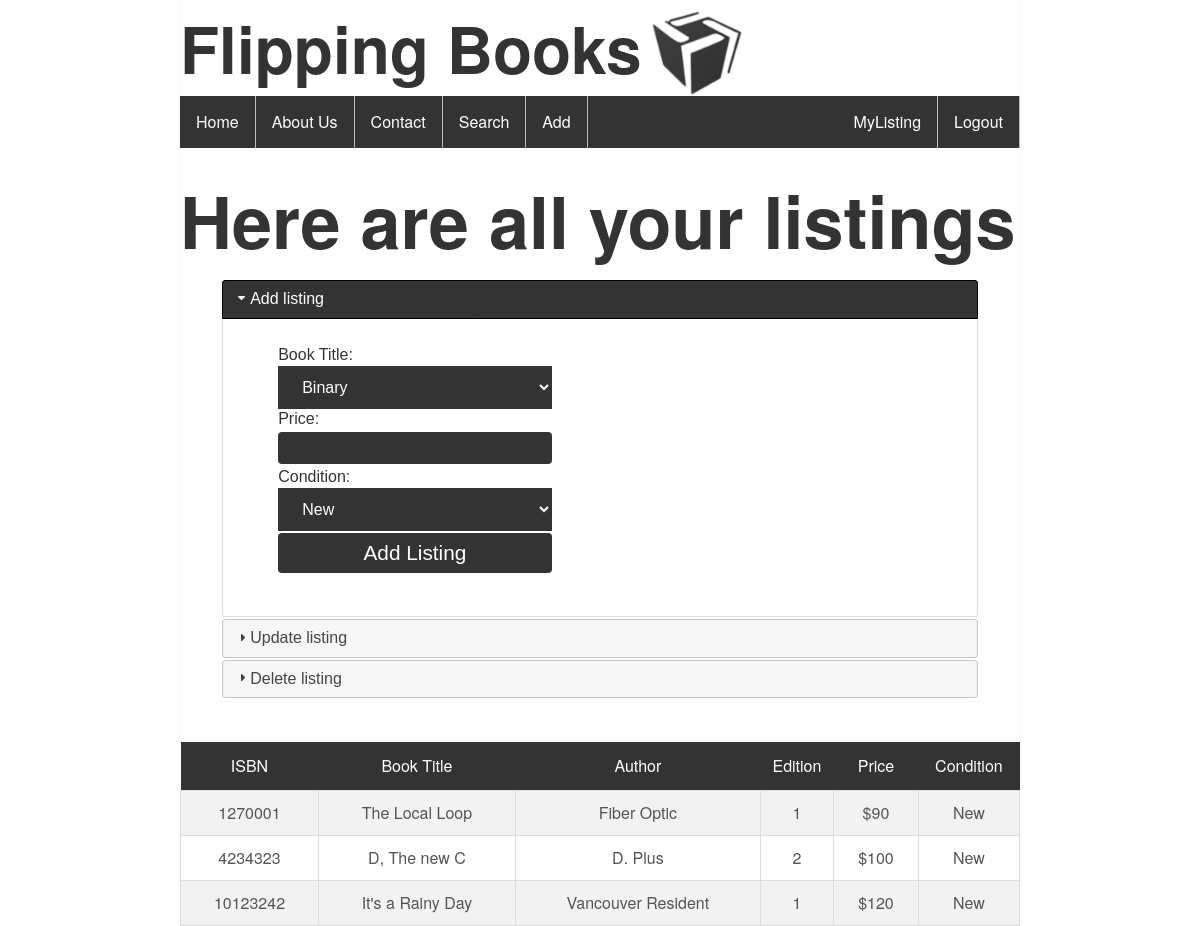
The app's page /mylisting (signed in) with its own data.
### main/models.py (models this page shows, shortened)
class Book(models.Model):
    ISBN = models.BigIntegerField(primary_key=True)
    Title = models.CharField(max_length=255)
    Author = models.CharField(max_length=255)
    Edition = models.CharField(max_length=255)

### main/views.py (the view, shortened to what this page needs)
# urls.py: url(r'^mylisting', views.my_listing, name='mylisting'),
def my_listing(request):
    if request.user.is_authenticated():
        current_user = str(request.user.id)
        add_form = AddListingForm()
        delete_form = DeleteListingForm(user=current_user)
        update_form = UpdateListingForm(user=current_user)
        error_message = None
        mine = Sql.my_listings(current_user)
        return render(request, 'main/registered/mylisting.html',
                      context={'listings': mine, 'add': add_form, 'delete': delete_form,
                               'update': update_form, 'error_message': error_message})
    else:
        return login_r(request)

### main/forms.py
class AddListingForm(forms.Form):
    def __init__(self, *args, **kwargs):
        super(AddListingForm, self).__init__(*args, **kwargs)
        self.fields['isbn'] = forms.ChoiceField(label="Book Title", choices=Ddl.add_listing(), required=True)
        self.fields['price'] = forms.IntegerField(label="Price", required=True)
        self.fields['condition'] = forms.ChoiceField(label="Condition", choices=condition, required=True)
    class Meta:
        fields = ['isbn', 'price', 'condition', ]

class DeleteListingForm(forms.Form):
    def __init__(self, *args, **kwargs):
        user = kwargs.pop('user')
        super(DeleteListingForm, self).__init__(*args, **kwargs)
        self.fields['isbn'] = forms.ChoiceField(label="Book Title", choices=Sql.get_delete_ddl(user), required=True)
    class Meta:
        fields = ['isbn']

### main/map.py (called while the page is built)
    @staticmethod
    def add_listing():
        return Sql.get_add_ddl()

### main/sql.py (called while the page is built)
def sql_str(text):
    if type(text) is int:
        return str(text)
    else:
        text = text.replace('\'', '\'\'')
        return '\'' + text + '\''

    @staticmethod
    def my_listings(current_user):
        db = connection.cursor()
        sql = "SELECT b.isbn, b.Title, b.Author, b.Edition, l.Price, l.BookCondition " \
               "FROM main_Listing l, main_Book b " \
               "WHERE l.ISBN = b.ISBN " \
               "AND l.username = " + sql_str(current_user) + " ORDER BY l.price ASC "
        db.execute(sql)
        return db.fetchall()

    @staticmethod
    def get_delete_ddl(user):
        db = connection.cursor()
        sql = "SELECT l.isbn, b.title " \
              "FROM main_listing l " \
              "JOIN main_book b ON l.isbn = b.isbn " \
              "WHERE l.username = " + sql_str(user) + " ORDER BY b.title ASC"
        db.execute(sql)
        return db.fetchall()

    @staticmethod
    def get_add_ddl():
        db = connection.cursor()
        sql = "SELECT isbn, title " \
              "FROM main_book ORDER BY title ASC"
        db.execute(sql)
        return db.fetchall()

### main/templates/main/registered/mylisting.html (shortened to what this page needs)
{%  extends 'main/base.html' %}
{% block content %}
    <h1 class="innerHeading">Here are all your listings</h1>
    <div id="accordion" style="width:90%;margin: auto;">
        <h3 class="background">Add listing</h3>
        <div>
            <form class="register-form" action="mylisting" method="post">
                {{ add.as_p }}
                <input type="submit" name="add" value="Add Listing" />
            </form>
        </div>
        <h3 class="background">Update listing</h3>
        <h3 class="background">Delete listing</h3>
    </div>
    <table class="table">
        <tr>
            <th>ISBN</th>
            <th>Book Title</th>
            <th>Author</th>
            <th>Edition</th>
            <th>Price</th>
            <th>Condition</th>
        </tr>
        {% for listing in listings %}
            <tr>
                <td>{{ listing.0 }}</td>
                <td>{{ listing.1 }}</td>
                <td>{{ listing.2 }}</td>
                <td>{{ listing.3 }}</td>
                <td>${{ listing.4 }}</td>
                <td>{{ listing.5 }}</td>
            </tr>
        {% endfor %}
    </table>
{% endblock %}

### main/static/css/style.css (style rules this page uses)
html, body, div, span, object, iframe, h1, h2, h3, h4, h5, h6, p, blockquote, pre, abbr, address, cite, code, del, dfn, em, img, ins, kbd, q, samp, small, strong, sub, sup, var, b, i, dl, dt, dd, ol, ul, li, fieldset, form, label, legend, table, caption, tbody, tfoot, thead, tr, th, td, article, aside, canvas, details, figcaption, figure, footer, header, hgroup, menu, nav, section, summary, time, mark, audio, video { margin: 0; padding: 0; border: 0; outline: 0; font-size: 100%; vertical-align: baseline; background: transparent; }
body { line-height: 1; }
table { border-collapse: collapse; border-spacing: 0; }
input, select { vertical-align: middle; }
.table { width: 100%; border: 4px; border-color: BLACK; text-align: center; }
.table tr { width:100%; }

### main/templates/main/includes/style.html (style rules this page uses)
.innerHeading { width:100%; margin-top: 40px; font-size: 4.5em; color:#333; line-height: 90%; margin-bottom: 3%; height: fit-content; }
.table { border-collapse: collapse; width: 100%; text-align: center; //clear:left; float: right; }
.table tr { width:100%; }
.table td, #customers th { border: 1px solid #ddd; padding: 10px; }
.table tr:nth-child(even) { background-color: #f2f2f2; }
.table th { padding-top: 12px; padding-bottom: 12px; //background-color: #545454; background-color: #333; color: white; font-weight: normal; text-align: center; clear:left; }
form { clear:left; display: block; }
.ui-state-active { background-color: #333; color: white; border-color: black; }
.register-form select { width: 100%; padding: 12px 20px; //margin: 8px 0; box-sizing: border-box; border: none; background-color: #333; color: white; //margin-bottom: 1%; }
.register-form input[type=number] { width: 100%; padding: 4px 8px; //margin: 8px 0; box-sizing: border-box; border: none; background-color: #333; color: white; //margin-bottom: 1%; }
.register-form input { background-color: #333; color: white; padding: 8px 12px; border: none; border-radius: 4px; cursor: pointer; font-size: 1.3em; width: 100%; margin: 0 auto; margin-bottom: 1%; margin-top: 1%; }
.register-form { //margin-top: 1%; display: inline-block; width: 40%; //clear:left; //float: right; //margin-top: 10%; //margin-bottom: 5px; padding: 10px; padding-left: 20px; }
.register-form label { color:#333; }
#accordion { width: 50%; margin: auto; //height: 1%; //margin-top: -0.5%; padding-bottom: 10px; }

### records on screen
Book: ISBN "1270001", Title "The Local Loop", Author "Fiber Optic", Edition "1", listing "90", listing "New"
Book: ISBN "4234323", Title "D, The new C", Author "D. Plus", Edition "2", listing "100", listing "New"
Book: ISBN "10123242", Title "It's a Rainy Day", Author "Vancouver Resident", Edition "1", listing "120", listing "New"
